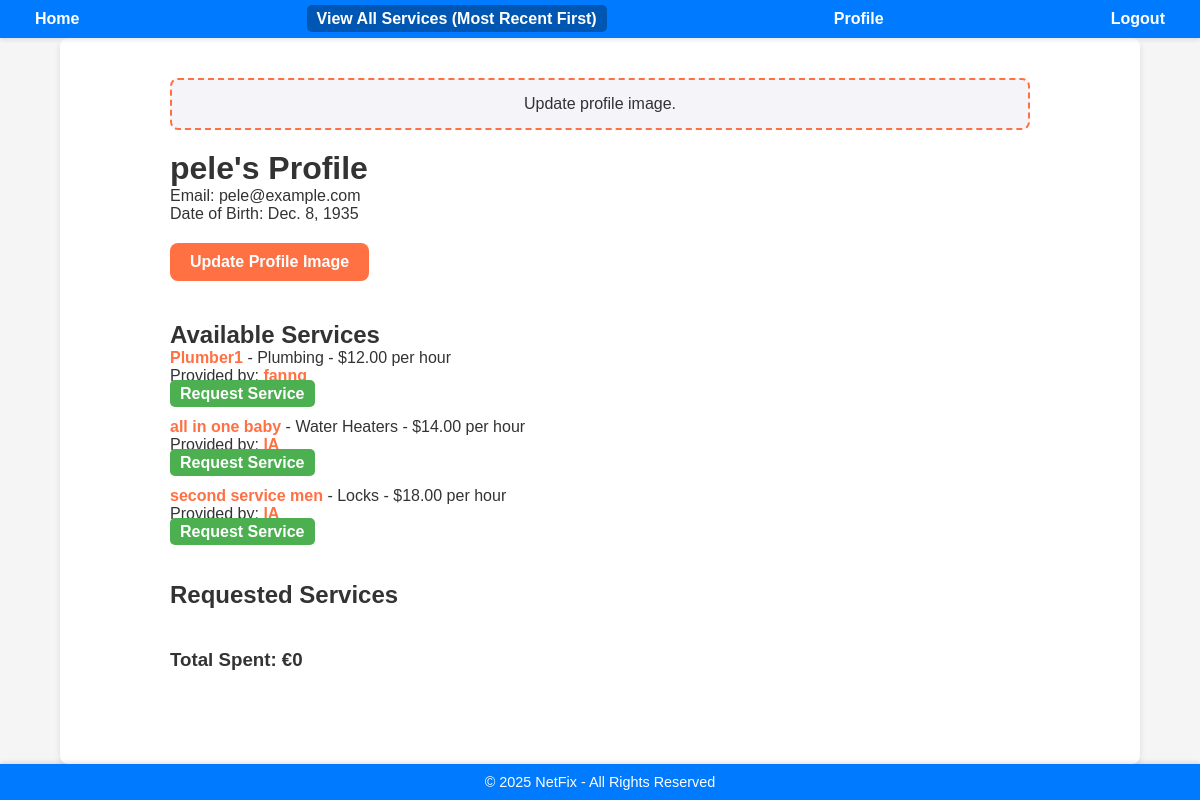
The page /users/profile/customer/pele/ (signed in) on the database as committed earlier.
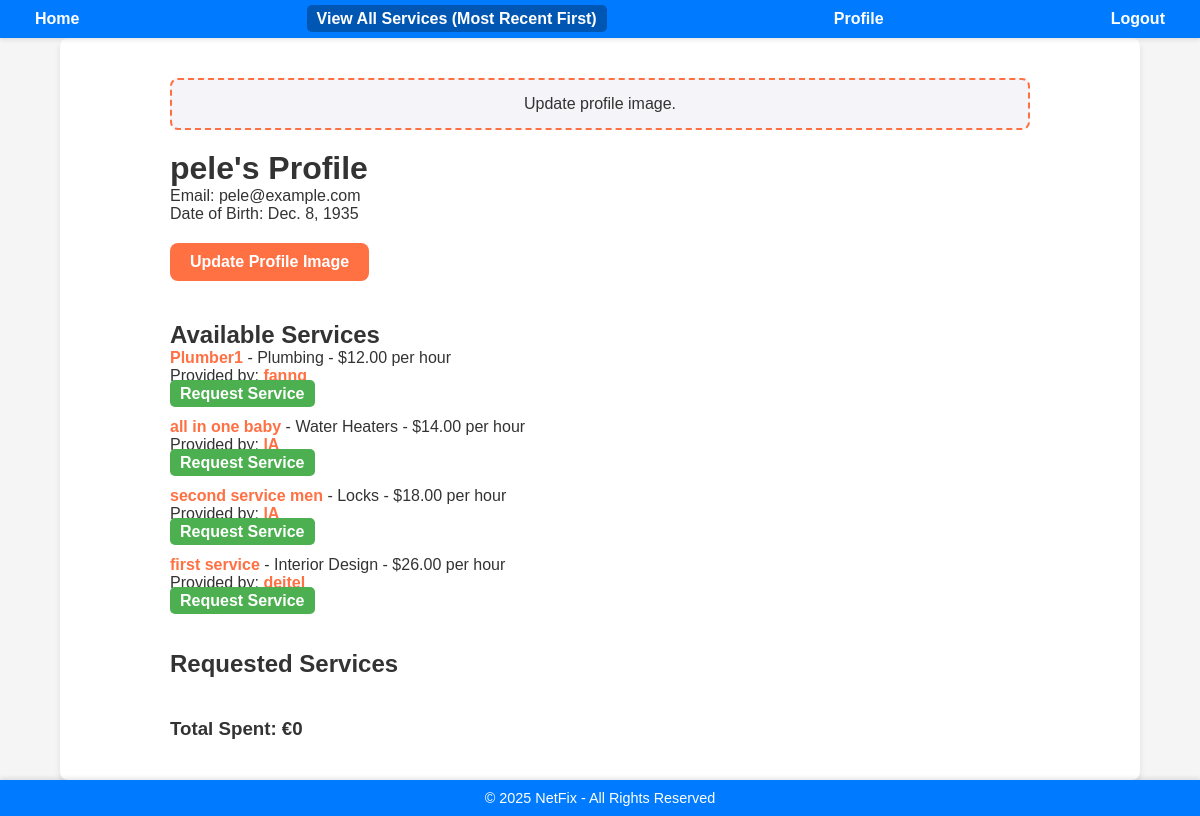
The same page on the database as committed later.
### services/models.py (models this page shows, shortened)
class Service(models.Model):
    FIELD_CHOICES = (
        ('Air Conditioner', 'Air Conditioner'),
        ('Carpentry', 'Carpentry'),
        ('Electricity', 'Electricity'),
        ('Gardening', 'Gardening'),
        ('Home Machines', 'Home Machines'),
        ('Housekeeping', 'Housekeeping'),
        ('Interior Design', 'Interior Design'),
        ('Locks', 'Locks'),
        ('Painting', 'Painting'),
        ('Plumbing', 'Plumbing'),
        ('Water Heaters', 'Water Heaters'),
    )
    company = models.ForeignKey(Company, on_delete=models.CASCADE)
    name = models.CharField(max_length=40)
    description = models.TextField()
    price_hour = models.DecimalField(decimal_places=2, max_digits=5, validators=[MinValueValidator(0.00)])
    rating = models.IntegerField(validators=[MinValueValidator(0), MaxValueValidator(5)], default=0)
    field = models.CharField(max_length=30, choices=FIELD_CHOICES)
    date_created = models.DateTimeField(auto_now_add=True)

### users/models.py (models this page shows, shortened)
class Company(models.Model):
    FIELD_CHOICES = (
        ('Air Conditioner', 'Air Conditioner'),
        ('All in One', 'All in One'),
        ('Carpentry', 'Carpentry'),
        ('Electricity', 'Electricity'),
        ('Gardening', 'Gardening'),
        ('Home Machines', 'Home Machines'),
        ('Housekeeping', 'Housekeeping'),
        ('Interior Design', 'Interior Design'),
        ('Locks', 'Locks'),
        ('Painting', 'Painting'),
        ('Plumbing', 'Plumbing'),
        ('Water Heaters', 'Water Heaters'),
    )
    user = models.OneToOneField(User, on_delete=models.CASCADE, primary_key=True)
    name = models.CharField(max_length=100, default='unknown')
    field = models.CharField(max_length=70, choices=FIELD_CHOICES, blank=False, null=False)
    rating = models.IntegerField(validators=[MaxValueValidator(5), MinValueValidator(0)], default=0)
    profile_image = models.ImageField(upload_to='company_images/', blank=True, null=True)

class User(AbstractUser):
    is_company = models.BooleanField(default=False)
    is_customer = models.BooleanField(default=False)
    email = models.EmailField(unique=True)  # Ensure email is unique and correctly set up

### users/views.py (the view)
# urls.py: path('profile/customer/<str:username>/', v.customer_profile, name='customer_profile'),
@login_required
def customer_profile(request, username):
    user = get_object_or_404(User, username=username)
    profile = get_object_or_404(Customer, user=user)
    print(profile.birth)
    requested_services = ServiceRequest.objects.filter(customer=profile)
    available_services = Service.objects.all()  # Get all services
    total_cost = 0
    for service_request in requested_services:  # Changed variable name from 'request' to 'service_request'
        service_cost = service_request.service_time * service_request.service.price_hour
        total_cost += service_cost
        service_request.service_cost = service_cost
    return render(request, 'users/customer_profile.html', {
        'user': user,
        'profile': profile,
        'requested_services': requested_services,
        'available_services': available_services,
        'total_cost': total_cost,  # Pass total cost to the template
    })

### users/templates/users/customer_profile.html (shortened to what this page needs)
{% extends 'main/base.html' %}
{% block content %}
{% load static %}
<link rel="stylesheet" type="text/css" href="{% static 'users/customerprofile.css' %}">
<div class="profile-container">
    {% if profile.profile_image %}
    <div class="profile-image-container">
        <img src="{{ profile.profile_image.url }}" alt="{{ user.username }}'s Profile Image">
    </div>
    {% else %}
    <div class="update-profile-box">
        <p>Update profile image.</p>
    </div>
    {% endif %}
    <h1>{{ user.username }}'s Profile</h1>
    <p>Email: {{ user.email }}</p>
    <p>Date of Birth: {% if profile.birth %}{{ profile.birth }}{% else %}Not provided{% endif %}</p>
    <p><a href="{% url 'users:update_profile_image' %}" class="update-link">Update Profile Image</a></p>
    <h2>Available Services</h2>
    <ul>
        {% for service in available_services %}
        <li>
            <a href="{% url 'services:service_detail' service.id %}">{{ service.name }}</a> - {{ service.field }} - ${{ service.price_hour }} per hour
            <br>
            Provided by: <a href="{% url 'users:company_profile' username=service.company.user.username %}">{{ service.company.user.username }}</a>
            <br>
            <a href="{% url 'services:request_service' service.id %}" class="details-button">Request Service</a>
        </li>
        {% endfor %}
    </ul>
    <h2>Requested Services</h2>
    <h3>Total Spent: €{{ total_cost }}</h3>
</div>
{% endblock %}

Rows that differ between the two databases and show on the page:
added Service: name "first service", field "Interior Design", price_hour "26.00", company.user.username "deitel"
